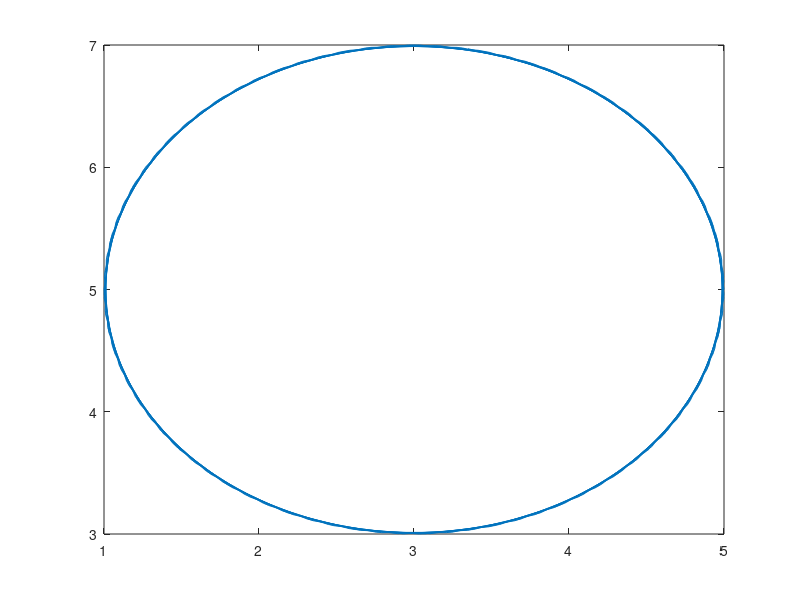

MATLAB code for this plot: (Note: this script raises an error after producing the figure.)

%% Clearing Existing Data
clc
clear all
close all

%% Mobile Robot Parameters
R = 0.18; % Wheel dist
L = 0.18; % Distance between wheels
r = 0.0325; % Radius of each wheel
m = 1.5;   % Robot mass
I = 1;    % Moment of inertia

% Speeds are in RPM
left_speed = 0;
right_speed = 120; 

% turn it into m/s
left_wheel_vel = r*2*pi*(left_speed/60);
right_wheel_vel = r*2*pi*(right_speed/60);

%% Simulation parameters 
sample_time = 0.1;      
SimulationTime = 20;   
counter = 0;
time = 0:sample_time:SimulationTime;

%% Initial state
q_init = [0, 0, 0];  % Initial state [x_c, y_c, theta]
q_dot_init = [0, 0, 0];          % Initial linear velocity
omega_init = 0;      % Initial angular velocity

%% Parameters of the Circular Trajectory
a = 3;       % Circle Center in meters (X Axis)
c = 5;       % Circle Center in meters (Y Axis)
b = 2;       % Radius in meters
omega_r = (right_wheel_vel - left_wheel_vel)/L; % Angular velocity for theta reference

%% Desired Trajectory (You can Change The Desired Trajectory)
x_ref = a + b * cos(omega_r * time);
y_ref = c + b * sin(omega_r * time);
theta_ref = omega_r * time;

q_ref = [x_ref; y_ref; theta_ref]';

plot(q_ref(:,1),q_ref(:,2))
%%

x_dot_ref = -b * omega_r * sin(omega_r * time);
y_dot_ref =  b * omega_r * cos(omega_r * time);
omega_ref = omega_r * ones(size(time));

q_dot_ref = [x_dot_ref; y_dot_ref; omega_ref]';

x_ddot_ref = -b * omega_r^2 * cos(omega_r * time);
y_ddot_ref = -b * omega_r^2 * sin(omega_r * time);
alpha_ref  = omega_r^2 * ones(size(time));

q_ddot_ref = [x_ddot_ref; y_ddot_ref; alpha_ref]';

plot(q_ref(:,1),q_ref(:,2))
%Tobe or not To be
q = q_ref(1,:);
q_dot = q_dot_ref(1,:);

%% Improved Training Data Generation
K = 1;
iterations = 100;
lambda = 0.08;
max_K = 20;

for i = 1:size(q_ref,1)
    e = q_ref(i,:) - q;

    q_all(i,:) = q;
    q_dot_all(i,:) = q_dot;
    e_all(i,:) = e;
    X_train{i} = [q_ref(1:i,:),q_dot_ref(1:i,:),e_all(1:i,:),q_dot_all(1:i,:)];

    if(K > max_K)
        K = max_K;
    end

    centers = myKmeans(X_train{i}, K);
    
    max_d = 0;
    for temp = 1:K
        for temp2 = 1:K
            if(norm(centers(temp2)-centers(temp)) > max_d)
                max_d = norm(centers(temp2)-centers(temp));
            end
        end
    end
    % getting sigmas according to handouts and the book with K-means and RLS
    sigma = max_d*max(max(q_ref))/sqrt(2*K)  ;
    
    % this function is defined at the end of the file
    [out, Phi] = rbf_HL(X_train{i}, centers, sigma);
    
    % adding bias to the weights 
    Phi = [Phi , ones(size(X_train{i},1),1)];

    
    
    P = lambda * eye(K + 1);
    w = zeros(K + 1, 2); % Initialize weight matrix for each output dimension

    for n = 1:i
        % Update P matrix
        P = P - (P * Phi(n,:)' * Phi(n,:) * P) / (1 + Phi(n,:) * P * Phi(n,:)');
        
        % Calculate gain vector
        g = P * Phi(n,:)';
        
        % Prediction error
        [M, V, G, B, A] = robot_dynamics(q_ref(i,:), q_dot_ref(i,:));
        tau_ref = pinv(B)*(M*q_ddot_ref(i,:)' + V + G - A);
        pre = tau_ref' - Phi(n,:) * w;
        
        % Update weights
        w = w + g * pre;
    end
    
    % Calculate mean squared error
    T = Phi * w;
    if(i>1)
        [t,x] = ode45(@(t,x) odefcn(t,x,T), sample_time*[i-1 i], [q_ref(i,:)';q_dot_ref(i,:)']);
        q = ([x(length(t),1),x(length(t),2),x(length(t),3)]);
        q_dot = [x(length(t),4),x(length(t),5),x(length(t),6)];
    end
    
end

%% Plotting Output Data
figure;
hold on 
plot(q_ref(1:size(q_all,1),1),q_ref(1:size(q_all,1),2),'b',LineWidth=2)
plot(q_all(:,1),q_all(:,2),"r--",LineWidth=2);
legend(["reference" "predicted"]);
hold off

%% function definitions
function [output, Phi] = rbf_HL(X, centers, sigma)
    num_data = size(X, 1);
    num_centers = size(centers, 1);
    Phi = zeros(num_data, num_centers);
    
    for i = 1:num_data
        for j = 1:num_centers
            Phi(i, j) = exp(-norm(X(i,:) - centers(j,:))^2 / (2 * sigma^2));
        end
    end
    
    output = Phi; % Just return Phi if we don't have target values
end

function [centers] = myKmeans(X, k)
    % Randomly initialize the cluster centers
    num_samples = size(X, 1);
    random_indices = randperm(num_samples, k);
    centers = X(random_indices, :);

    % Initialize variables
    cluster_assignment = zeros(num_samples, 1);
    max_iters = 100;
    iter = 0;

    while iter < max_iters
        iter = iter + 1;

        % Assign each sample to the nearest center
        for i = 1:num_samples
            distances = sum((X(i, :) - centers) .^ 2, 2);
            [~, min_index] = min(distances);
            cluster_assignment(i) = min_index;
        end

        % Update centers
        new_centers = zeros(size(centers));
        for j = 1:k
            cluster_points = X(cluster_assignment == j, :);
            if ~isempty(cluster_points)
                new_centers(j, :) = mean(cluster_points, 1);
            else
                % Reinitialize empty cluster
                new_centers(j, :) = X(randi(num_samples), :);
            end
        end

        % Check for convergence
        if all(new_centers == centers)
            break;
        end

        centers = new_centers;
    end
end

function [M, V, G, B, A] = robot_dynamics(q, q_dot)
    % Robot parameters
    m = 15; % kg
    I = 5; % kg*m^2
    R = 0.15; % m
    r = 0.05; % m
    d = 0.1; % m
    
    % State variables
    theta = q(3);
    theta_dot = q_dot(3);
    
    % Inertia matrix
    M = [m 0 m*d*sin(theta);...
        0 m -m*d*cos(theta);...
        m*d*sin(theta) -m*d*cos(theta) I];
    
    % Coriolis and centrifugal matrix
    V = [m*d*cos(theta)*theta_dot^2;... 
         m*d*sin(theta)*theta_dot^2;...
         0];
    
    % Gravity vector
    G = [0; 0; 0]; % Assuming no gravity effects in x and y directions
    
    % Input matrix
    B = (1/r)*[cos(theta) cos(theta);...
        sin(theta) sin(theta) ;...
        R -R];

    A = [-m*sin(theta)*(q_dot(1)*cos(theta) + q_dot(2)*sin(theta))*theta_dot;...
        m*cos(theta)*(q_dot(1)*cos(theta) + q_dot(2)*sin(theta))*theta_dot;...
        -d*m*(q_dot(1)*cos(theta) + q_dot(2)*sin(theta))*theta_dot];

    S = [sin(theta) -d*cos(theta);cos(theta) -d*sin(theta);0 1];
end

function state = odefcn(t,x,T)
   
    state = zeros(6,1);

    % Robot parameters
    m = 1.5; % kg
    I = 1; % kg*m^2
    R = 0.18; % m
    r = 0.0325; % m
    d = 0; % m
    
    % State variables
    theta = x(3);
    theta_dot = x(6);
    
    % Inertia matrix
    M = [m 0 m*d*sin(theta);...
        0 m -m*d*cos(theta);...
        m*d*sin(theta) -m*d*cos(theta) I];
    
    % Coriolis and centrifugal matrix
    V = [m*d*cos(theta)*theta_dot^2;... 
         m*d*sin(theta)*theta_dot^2;...
         0];
    
    % Gravity vector
    G = [0; 0; 0]; % Assuming no gravity effects in x and y directions
    
    % Input matrix
    B = (1/r)*[cos(theta) cos(theta);...
        sin(theta) sin(theta) ;...
        R -R];

    A = [-m*sin(theta)*(x(4)*cos(theta) + x(5)*sin(theta))*theta_dot;...
        m*cos(theta)*(x(4)*cos(theta) + x(5)*sin(theta))*theta_dot;...
        -d*m*(x(4)*cos(theta) + x(5)*sin(theta))*theta_dot];
    

    eqn = pinv(M)*(B*T(end,:)' + A - G - V);

    state(1) = x(4);
    state(2) = x(5);
    state(3) = x(6);

    state(4) = eqn(1,1);
    state(5) = eqn(2,1);
    state(6) = eqn(3,1);
      
end